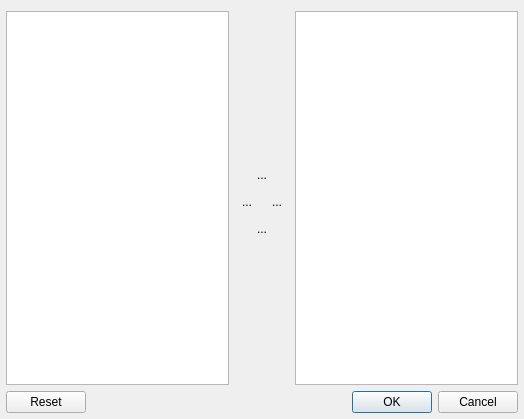
<?xml version="1.0" encoding="UTF-8"?>
<ui version="4.0">
 <class>ToolBarEditor</class>
 <widget class="QDialog" name="ToolBarEditor">
  <property name="geometry">
   <rect>
    <x>0</x>
    <y>0</y>
    <width>524</width>
    <height>419</height>
   </rect>
  </property>
  <property name="windowTitle">
   <string>ToolBar Editor</string>
  </property>
  <layout class="QGridLayout" name="gridLayout_2">
   <property name="leftMargin">
    <number>6</number>
   </property>
   <property name="rightMargin">
    <number>6</number>
   </property>
   <property name="bottomMargin">
    <number>6</number>
   </property>
   <item row="0" column="0" rowspan="3">
    <widget class="QListWidget" name="actionsListWidget">
     <property name="editTriggers">
      <set>QAbstractItemView::NoEditTriggers</set>
     </property>
     <property name="showDropIndicator" stdset="0">
      <bool>false</bool>
     </property>
     <property name="dragEnabled">
      <bool>true</bool>
     </property>
     <property name="dragDropMode">
      <enum>QAbstractItemView::DragDrop</enum>
     </property>
     <property name="defaultDropAction">
      <enum>Qt::MoveAction</enum>
     </property>
     <property name="alternatingRowColors">
      <bool>true</bool>
     </property>
     <property name="iconSize">
      <size>
       <width>16</width>
       <height>16</height>
      </size>
     </property>
     <property name="movement">
      <enum>QListView::Free</enum>
     </property>
    </widget>
   </item>
   <item row="0" column="1">
    <spacer name="verticalSpacer">
     <property name="orientation">
      <enum>Qt::Vertical</enum>
     </property>
     <property name="sizeHint" stdset="0">
      <size>
       <width>20</width>
       <height>137</height>
      </size>
     </property>
    </spacer>
   </item>
   <item row="0" column="2" rowspan="3">
    <widget class="QListWidget" name="activeActionsListWidget">
     <property name="editTriggers">
      <set>QAbstractItemView::NoEditTriggers</set>
     </property>
     <property name="dragEnabled">
      <bool>true</bool>
     </property>
     <property name="dragDropOverwriteMode">
      <bool>false</bool>
     </property>
     <property name="dragDropMode">
      <enum>QAbstractItemView::DragDrop</enum>
     </property>
     <property name="defaultDropAction">
      <enum>Qt::MoveAction</enum>
     </property>
     <property name="alternatingRowColors">
      <bool>true</bool>
     </property>
     <property name="iconSize">
      <size>
       <width>16</width>
       <height>16</height>
      </size>
     </property>
     <property name="movement">
      <enum>QListView::Free</enum>
     </property>
    </widget>
   </item>
   <item row="1" column="1">
    <layout class="QGridLayout" name="gridLayout">
     <item row="0" column="0" colspan="2">
      <widget class="QToolButton" name="upToolButton">
       <property name="sizePolicy">
        <sizepolicy hsizetype="Preferred" vsizetype="Fixed">
         <horstretch>0</horstretch>
         <verstretch>0</verstretch>
        </sizepolicy>
       </property>
       <property name="text">
        <string notr="true">...</string>
       </property>
       <property name="autoRaise">
        <bool>true</bool>
       </property>
      </widget>
     </item>
     <item row="1" column="0">
      <widget class="QToolButton" name="removeToolButton">
       <property name="text">
        <string notr="true">...</string>
       </property>
       <property name="autoRaise">
        <bool>true</bool>
       </property>
      </widget>
     </item>
     <item row="1" column="1">
      <widget class="QToolButton" name="addToolButton">
       <property name="text">
        <string notr="true">...</string>
       </property>
       <property name="autoRaise">
        <bool>true</bool>
       </property>
      </widget>
     </item>
     <item row="2" column="0" colspan="2">
      <widget class="QToolButton" name="downToolButton">
       <property name="sizePolicy">
        <sizepolicy hsizetype="Preferred" vsizetype="Fixed">
         <horstretch>0</horstretch>
         <verstretch>0</verstretch>
        </sizepolicy>
       </property>
       <property name="text">
        <string notr="true">...</string>
       </property>
       <property name="autoRaise">
        <bool>true</bool>
       </property>
      </widget>
     </item>
    </layout>
   </item>
   <item row="2" column="1">
    <spacer name="verticalSpacer_2">
     <property name="orientation">
      <enum>Qt::Vertical</enum>
     </property>
     <property name="sizeHint" stdset="0">
      <size>
       <width>20</width>
       <height>137</height>
      </size>
     </property>
    </spacer>
   </item>
   <item row="3" column="0" colspan="3">
    <layout class="QHBoxLayout" name="horizontalLayout">
     <item>
      <widget class="QPushButton" name="resetPushButton">
       <property name="text">
        <string>Reset</string>
       </property>
      </widget>
     </item>
     <item>
      <widget class="QDialogButtonBox" name="buttonBox">
       <property name="orientation">
        <enum>Qt::Horizontal</enum>
       </property>
       <property name="standardButtons">
        <set>QDialogButtonBox::Cancel|QDialogButtonBox::Ok</set>
       </property>
      </widget>
     </item>
    </layout>
   </item>
  </layout>
 </widget>
 <resources/>
 <connections>
  <connection>
   <sender>buttonBox</sender>
   <signal>accepted()</signal>
   <receiver>ToolBarEditor</receiver>
   <slot>accept()</slot>
   <hints>
    <hint type="sourcelabel">
     <x>248</x>
     <y>254</y>
    </hint>
    <hint type="destinationlabel">
     <x>157</x>
     <y>274</y>
    </hint>
   </hints>
  </connection>
  <connection>
   <sender>buttonBox</sender>
   <signal>rejected()</signal>
   <receiver>ToolBarEditor</receiver>
   <slot>reject()</slot>
   <hints>
    <hint type="sourcelabel">
     <x>316</x>
     <y>260</y>
    </hint>
    <hint type="destinationlabel">
     <x>286</x>
     <y>274</y>
    </hint>
   </hints>
  </connection>
 </connections>
</ui>
